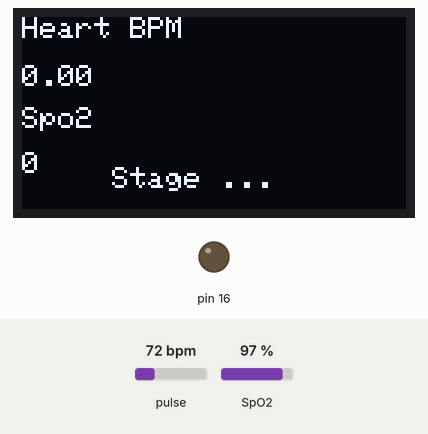
A sketch run on a simulated Arduino Uno, built with avr-gcc and run on an emulated ATmega328P. Parts: 128×64 one-colour display, output pins drawn as LEDs (lit = HIGH). The inputs (shaded band) are chosen by the test bench; at power-on: SpO2 97 %, pulse 72 bpm. What the sketch prints to the serial monitor is not drawn.

Above: at 1.2 s.
1.3 s: SpO2 set to 95 %
At 3.8 s:
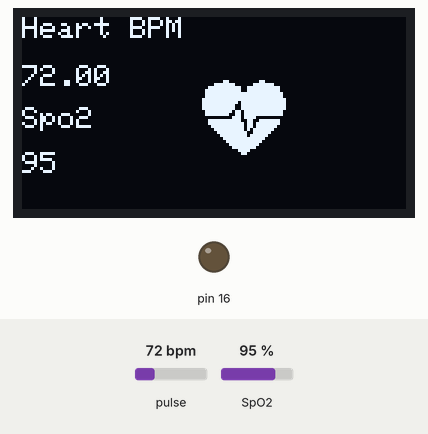
4.3 s: pulse set to 42 bpm
At 6.9 s:
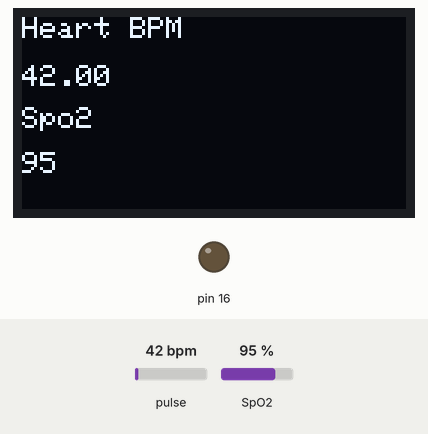
7.1 s: pulse set to 70 bpm
At 7.8 s:
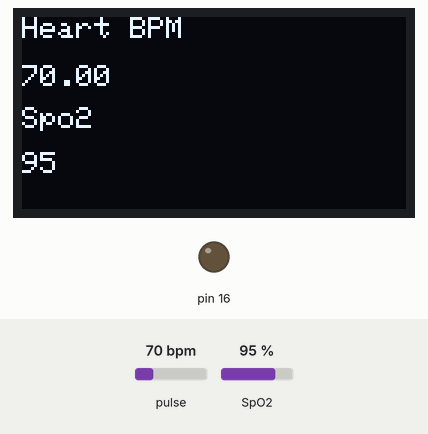
9.4 s: SpO2 set to 80 %
At 11.2 s:
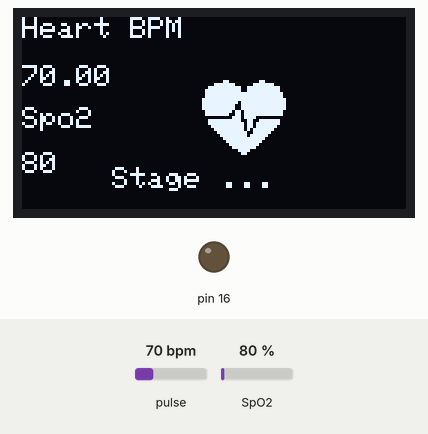
Timing chart, 0 to 12.2 s (numbered marks = the images above; inputs shaded):
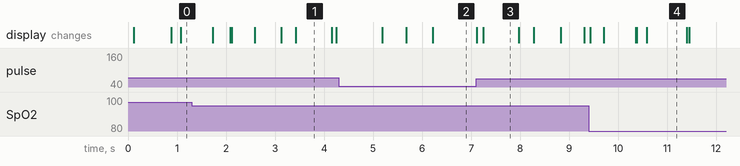

The sketch:

MAX30100_oled_stage.ino
```cpp
//IoT Based Pulse Heart Rate BPM and Oxygen SpO2 Monitor

#include <Wire.h>
#include "MAX30100_PulseOximeter.h"
//#define BLYNK_PRINT Serial
//#include <Blynk.h>
//#include <ESP8266WiFi.h>
//#include <BlynkSimpleEsp8266.h>
#include "Adafruit_GFX.h"
#include "OakOLED.h"

#define REPORTING_PERIOD_MS 1000
OakOLED oled;
//char auth[] = "ixfg58ymwcgaVU0qIf3yonG2bzcMfolz";


/* WiFi credentials */
//char ssid[] = "Mi";
//char pass[] = "12345678";       //WiFi Password

// Connections : SCL PIN - D1 , SDA PIN - D2 , INT PIN - D0
PulseOximeter pox;

float BPM, SpO2;
uint32_t tsLastReport = 0;

const unsigned char bitmap [] PROGMEM =
{
  0x00, 0x00, 0x00, 0x00, 0x01, 0x80, 0x18, 0x00, 0x0f, 0xe0, 0x7f, 0x00, 0x3f, 0xf9, 0xff, 0xc0,
  0x7f, 0xf9, 0xff, 0xc0, 0x7f, 0xff, 0xff, 0xe0, 0x7f, 0xff, 0xff, 0xe0, 0xff, 0xff, 0xff, 0xf0,
  0xff, 0xf7, 0xff, 0xf0, 0xff, 0xe7, 0xff, 0xf0, 0xff, 0xe7, 0xff, 0xf0, 0x7f, 0xdb, 0xff, 0xe0,
  0x7f, 0x9b, 0xff, 0xe0, 0x00, 0x3b, 0xc0, 0x00, 0x3f, 0xf9, 0x9f, 0xc0, 0x3f, 0xfd, 0xbf, 0xc0,
  0x1f, 0xfd, 0xbf, 0x80, 0x0f, 0xfd, 0x7f, 0x00, 0x07, 0xfe, 0x7e, 0x00, 0x03, 0xfe, 0xfc, 0x00,
  0x01, 0xff, 0xf8, 0x00, 0x00, 0xff, 0xf0, 0x00, 0x00, 0x7f, 0xe0, 0x00, 0x00, 0x3f, 0xc0, 0x00,
  0x00, 0x0f, 0x00, 0x00, 0x00, 0x06, 0x00, 0x00, 0x00, 0x00, 0x00, 0x00, 0x00, 0x00, 0x00, 0x00
};

void onBeatDetected()
{
  Serial.println("Beat Detected!");
  oled.drawBitmap( 60, 20, bitmap, 28, 28, 1);
  oled.display();
}

void setup()
{
  Serial.begin(115200);
  oled.begin();
  oled.clearDisplay();
  oled.setTextSize(1);
  oled.setTextColor(1);
  oled.setCursor(0, 0);

  oled.println("Initializing pulse oximeter..");
  oled.display();

  pinMode(16, OUTPUT);
  //Blynk.begin(auth, ssid, pass);

  Serial.print("Initializing Pulse Oximeter..");

  if (!pox.begin())
  {
    Serial.println("FAILED");
    oled.clearDisplay();
    oled.setTextSize(1);
    oled.setTextColor(1);
    oled.setCursor(0, 0);
    oled.println("FAILED");
    oled.display();
    for (;;);
  }
  else
  {
    oled.clearDisplay();
    oled.setTextSize(1);
    oled.setTextColor(1);
    oled.setCursor(0, 0);
    oled.println("SUCCESS");
    oled.display();
    Serial.println("SUCCESS");
    pox.setOnBeatDetectedCallback(onBeatDetected);
  }

  // The default current for the IR LED is 50mA and it could be changed by uncommenting the following line.
  //pox.setIRLedCurrent(MAX30100_LED_CURR_7_6MA);

}

void loop()
{
  pox.update();
//  Blynk.run();

  BPM = pox.getHeartRate()-12;
  SpO2 = pox.getSpO2()+1;
       if (millis() - tsLastReport > REPORTING_PERIOD_MS)
  {
    Serial.print("Heart rate:");
    Serial.print(BPM);
    Serial.print(" SpO2:");
    Serial.print(SpO2);
    Serial.println(" %");

    //Blynk.virtualWrite(V1, BPM);
    //Blynk.virtualWrite(V2, SpO2);

    oled.clearDisplay();
    oled.setTextSize(1);
    oled.setTextColor(1);
    oled.setCursor(0, 16);
    oled.println(pox.getHeartRate());

    oled.setTextSize(1);
    oled.setTextColor(1);
    oled.setCursor(0, 0);
    oled.println("Heart BPM");

    oled.setTextSize(1);
    oled.setTextColor(1);
    oled.setCursor(0, 30);
    oled.println("Spo2");

    oled.setTextSize(1);
    oled.setTextColor(1);
    oled.setCursor(0, 45);
    oled.println(pox.getSpO2());
    oled.display();

    tsLastReport = millis();
  }
  if(pox.getSpO2()<95 && pox.getSpO2()>=89)
  {
    oled.setTextSize(1);
    oled.setTextColor(1);
    oled.setCursor(30, 50);
    oled.println("Stage 2");
    oled.display();
    }
    else if(pox.getSpO2()>95)
  {
    oled.setTextSize(1);
    oled.setTextColor(1);
    oled.setCursor(30, 50);
    oled.println("Stage 1");
    oled.display();
    }
    else if(pox.getSpO2()<89)
     {
    oled.setTextSize(1);
    oled.setTextColor(1);
    oled.setCursor(30, 50);
    oled.println("Stage ...");
    oled.display();
    }
}
```

Measured:
- after the input at 4.3 s, the display: changes after 0.89 s (image 2)
- after the input at 7.1 s, the display: first differs from a run without the input after 0.15 s (image 3)
- after the input at 9.4 s, the display: first changes at once (image 4 shows a later state)
- what the display in image 1 shows lasts 0.8 s, from 3.4 s to 4.2 s
- what the display in image 4 shows lasts 0.8 s, from 10.6 s to 11.4 s
